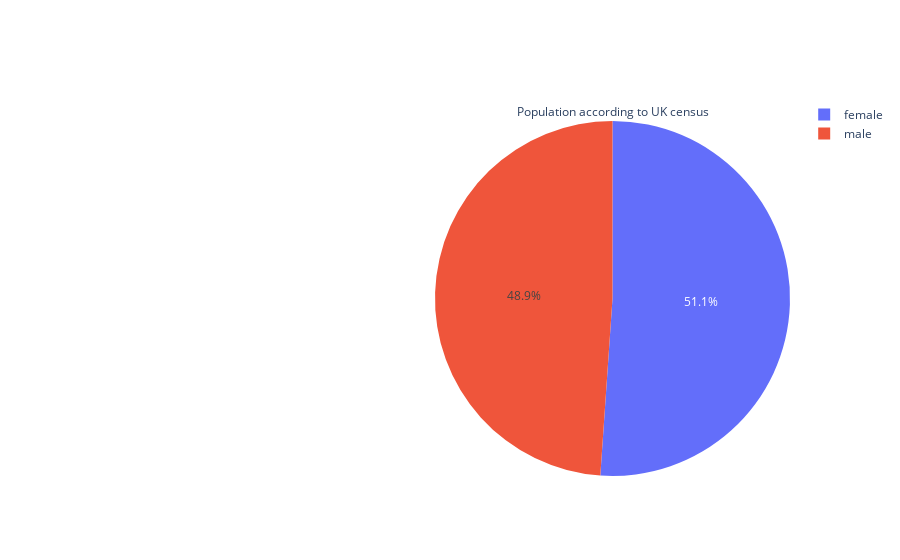

Here is the notebook cell this chart was saved with:
### Code cell
fig.show()

### Figure 1 — Plotly figure (JSON) as saved in the notebook; plotly's stock layout.template omitted (floating-point values rounded to 4 significant figures)
{"data": [{"domain": {"x": [0.5, 1]}, "labels": ["male", "female"], "title": {"text": "Population according to UK census"}, "type": "pie", "values": [8186432, 8552261]}], "layout": {}}
